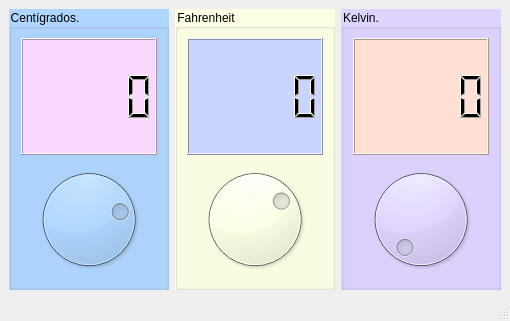
<?xml version="1.0" encoding="UTF-8"?>
<ui version="4.0">
 <class>Termometro</class>
 <widget class="QMainWindow" name="Termometro">
  <property name="geometry">
   <rect>
    <x>0</x>
    <y>0</y>
    <width>510</width>
    <height>321</height>
   </rect>
  </property>
  <property name="windowTitle">
   <string>Termometro</string>
  </property>
  <property name="windowIcon">
   <iconset resource="recursos.qrc">
    <normaloff>:/imagenes/recursos/icono.png</normaloff>:/imagenes/recursos/icono.png</iconset>
  </property>
  <widget class="QWidget" name="centralwidget">
   <layout class="QHBoxLayout" name="horizontalLayout">
    <item>
     <layout class="QVBoxLayout" name="verticalLayout">
      <item>
       <widget class="QGroupBox" name="grpCent">
        <property name="styleSheet">
         <string notr="true">background-color: rgb(175, 214, 255);</string>
        </property>
        <property name="title">
         <string>Centígrados.</string>
        </property>
        <layout class="QVBoxLayout" name="verticalLayout_3">
         <item>
          <widget class="QLCDNumber" name="outCent">
           <property name="styleSheet">
            <string notr="true">background-color: rgb(240, 178, 255);
background-color: rgb(255, 219, 208);
background-color: rgb(251, 217, 255);</string>
           </property>
          </widget>
         </item>
         <item>
          <widget class="QDial" name="cmdCent">
           <property name="minimum">
            <number>-273</number>
           </property>
           <property name="maximum">
            <number>100</number>
           </property>
           <property name="pageStep">
            <number>1</number>
           </property>
           <property name="value">
            <number>8</number>
           </property>
           <property name="sliderPosition">
            <number>8</number>
           </property>
          </widget>
         </item>
        </layout>
       </widget>
      </item>
     </layout>
    </item>
    <item>
     <layout class="QVBoxLayout" name="verticalLayout_2">
      <item>
       <widget class="QGroupBox" name="grpFahr">
        <property name="styleSheet">
         <string notr="true">background-color: rgb(253, 255, 228)</string>
        </property>
        <property name="title">
         <string>Fahrenheit</string>
        </property>
        <layout class="QVBoxLayout" name="verticalLayout_4">
         <item>
          <widget class="QLCDNumber" name="outFahr">
           <property name="styleSheet">
            <string notr="true">background-color: rgb(220, 138, 221);
background-color: rgb(170, 170, 255);
background-color: rgb(201, 213, 255);</string>
           </property>
          </widget>
         </item>
         <item>
          <widget class="QDial" name="cmdFahr">
           <property name="minimum">
            <number>-459</number>
           </property>
           <property name="maximum">
            <number>212</number>
           </property>
          </widget>
         </item>
        </layout>
       </widget>
      </item>
     </layout>
    </item>
    <item>
     <layout class="QVBoxLayout" name="verticalLayout_5">
      <item>
       <widget class="QGroupBox" name="groupKelv">
        <property name="font">
         <font>
          <family>MS Shell Dlg 2</family>
          <weight>50</weight>
          <italic>false</italic>
          <bold>false</bold>
          <underline>false</underline>
          <strikeout>false</strikeout>
         </font>
        </property>
        <property name="mouseTracking">
         <bool>false</bool>
        </property>
        <property name="tabletTracking">
         <bool>false</bool>
        </property>
        <property name="styleSheet">
         <string notr="true">background-color: rgb(223, 211, 255);
selection-background-color: qradialgradient(spread:pad, cx:0.5, cy:0.5, radius:0.5, fx:0.5, fy:0.5, stop:0 rgba(255, 255, 255, 255), stop:0.1 rgba(255, 255, 255, 255), stop:0.2 rgba(255, 176, 176, 167), stop:0.3 rgba(255, 151, 151, 92), stop:0.4 rgba(255, 125, 125, 51), stop:0.5 rgba(255, 76, 76, 205), stop:0.52 rgba(255, 76, 76, 205), stop:0.6 rgba(255, 180, 180, 84), stop:1 rgba(255, 255, 255, 0));</string>
        </property>
        <property name="title">
         <string>Kelvin.</string>
        </property>
        <property name="flat">
         <bool>false</bool>
        </property>
        <layout class="QVBoxLayout" name="verticalLayout_6">
         <item>
          <widget class="QLCDNumber" name="outKelv">
           <property name="styleSheet">
            <string notr="true">background-color: rgb(179, 255, 246);
background-color: rgb(172, 201, 255);
background-color: rgb(255, 224, 210);</string>
           </property>
          </widget>
         </item>
         <item>
          <widget class="QDial" name="cmdKelv">
           <property name="minimum">
            <number>273</number>
           </property>
           <property name="maximum">
            <number>373</number>
           </property>
          </widget>
         </item>
        </layout>
       </widget>
      </item>
     </layout>
    </item>
   </layout>
  </widget>
  <widget class="QMenuBar" name="menubar">
   <property name="geometry">
    <rect>
     <x>0</x>
     <y>0</y>
     <width>510</width>
     <height>21</height>
    </rect>
   </property>
  </widget>
  <widget class="QStatusBar" name="statusbar"/>
 </widget>
 <resources>
  <include location="recursos.qrc"/>
 </resources>
 <connections>
  <connection>
   <sender>cmdCent</sender>
   <signal>valueChanged(int)</signal>
   <receiver>outCent</receiver>
   <slot>display(int)</slot>
   <hints>
    <hint type="sourcelabel">
     <x>106</x>
     <y>182</y>
    </hint>
    <hint type="destinationlabel">
     <x>106</x>
     <y>95</y>
    </hint>
   </hints>
  </connection>
  <connection>
   <sender>cmdFahr</sender>
   <signal>valueChanged(int)</signal>
   <receiver>outFahr</receiver>
   <slot>display(int)</slot>
   <hints>
    <hint type="sourcelabel">
     <x>308</x>
     <y>182</y>
    </hint>
    <hint type="destinationlabel">
     <x>308</x>
     <y>95</y>
    </hint>
   </hints>
  </connection>
  <connection>
   <sender>cmdKelv</sender>
   <signal>valueChanged(int)</signal>
   <receiver>outKelv</receiver>
   <slot>display(int)</slot>
   <hints>
    <hint type="sourcelabel">
     <x>404</x>
     <y>224</y>
    </hint>
    <hint type="destinationlabel">
     <x>404</x>
     <y>112</y>
    </hint>
   </hints>
  </connection>
 </connections>
</ui>
